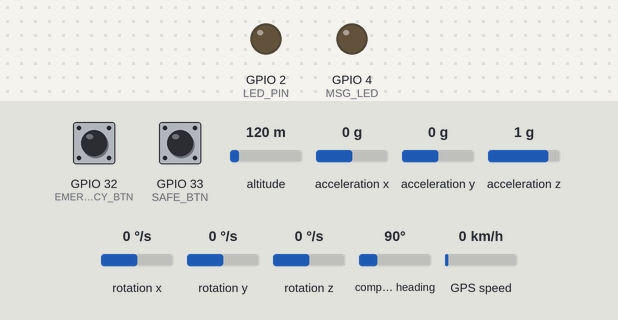
Bench run of a sketch on a simulated ESP32. Parts: output pins drawn as LEDs (lit = HIGH). The test bench sets the inputs (shaded band); at power-on: GPIO 33 (SAFE_BTN) HIGH, GPIO 32 (EMERGENCY_BTN) HIGH, altitude 120 m, acceleration x 0 g, acceleration y 0 g, acceleration z 1 g, rotation x 0 °/s, rotation y 0 °/s, rotation z 0 °/s, compass heading 90°, GPS speed 0 km/h. The GPS gets a fix after 3 s at 37.7749, -122.4194 with 8 satellites; the modem accepts every AT command (registered, SIM ready, sends succeed) and sends nothing else; what the sketch prints to the serial monitor is not drawn.

Above: at 9.2 s.
9.3 s: GPIO 33 (SAFE_BTN) pulled LOW for 1 s
At 13.2 s:
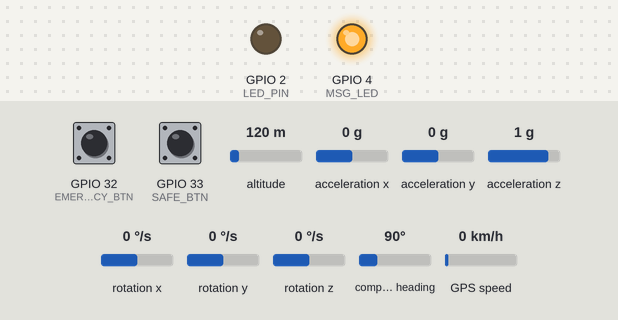
Timing chart, 0 to 15.3 s (numbered marks = the images above; inputs shaded):
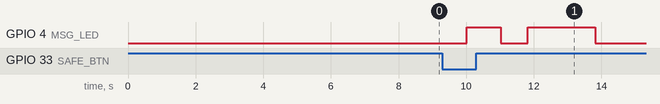

The sketch:

Appendix_A.ino
```cpp
/*
 * APPENDIX A
 * GSM & GPS-Based Emergency Alert System
 * (SMS and Call Module)
 *
 * Project: Personal Safety Device for Women
 * Author: Azmath Tabassum | Contributing Member: Khatija Mahveen
 * Note: This is a collaborative Master's project. The core design was led by the primary author.
 */

#include <TinyGPS++.h>
#include <Wire.h>
#include <MPU6050.h>

// ---------------- UARTS ----------------
HardwareSerial sim(1);   // UART1 (GSM Module)
HardwareSerial gps(2);   // UART2 (GPS Module)
TinyGPSPlus gpsData;     // GPS data parser
MPU6050 mpu;             // Accelerometer/Gyroscope

// ---------------- SETTINGS ----------------
// TODO: Replace with the actual emergency contact number before deployment.
String phoneNumber = "+91XXXXXXXXXX";
#define EMERGENCY_BTN 32
#define SAFE_BTN 33
#define LED_PIN 2
#define MSG_LED 4

unsigned long lastTriggerTime = 0;
const unsigned long cooldown = 10000; // 10-second cooldown between alerts

// MPU6050 Fall Detection Settings
unsigned long lastFallTime = 0;
float FALL_THRESHOLD = 3.0; // g-force threshold for fall detection

// ------------------------------------------------
void setup()
{
  Serial.begin(115200);
  sim.begin(9600, SERIAL_8N1, 26, 27); // GSM: RX=26, TX=27
  gps.begin(9600, SERIAL_8N1, 16, 17); // GPS: RX=16, TX=17

  pinMode(EMERGENCY_BTN, INPUT_PULLUP);
  pinMode(SAFE_BTN, INPUT_PULLUP);
  pinMode(LED_PIN, OUTPUT);
  pinMode(MSG_LED, OUTPUT);

  Wire.begin(21, 22); // I2C for MPU6050
  mpu.initialize();
  Serial.println(mpu.testConnection() ? "MPU6050 OK" : "MPU6050 FAIL");

  // Initialize GSM Module
  delay(5000);
  sim.println("AT");      // Handshake
  delay(1000);
  sim.println("ATE0");    // Echo off
  delay(1000);
  sim.println("AT+CMGF=1"); // Set SMS mode to text
  delay(1000);

  Serial.println("ESP32 WOMEN SAFETY DEVICE READY");
}

// ------------------------------------------------
void loop()
{
  updateGPS(); // Continuously read GPS data

  // Manual Emergency Trigger
  if (digitalRead(EMERGENCY_BTN) == LOW)
  {
    if (millis() - lastTriggerTime > cooldown)
    {
      lastTriggerTime = millis();
      triggerEmergency(" EMERGENCY BUTTON PRESSED!");
    }
  }

  // Safe Button to send "I am safe" SMS
  if (digitalRead(SAFE_BTN) == LOW)
  {
    if (millis() - lastTriggerTime > cooldown)
    {
      lastTriggerTime = millis();
      sendSafeSMS();
    }
  }

  checkFallDetection(); // Continuously monitor for falls
}

// ------------------------------------------------
void updateGPS()
{
  while (gps.available())
  {
    gpsData.encode(gps.read());
  }
}

// ------------------------------------------------
void checkFallDetection()
{
  int16_t ax, ay, az;
  mpu.getAcceleration(&ax, &ay, &az);

  // Convert raw values to g-force
  float x = ax / 16384.0;
  float y = ay / 16384.0;
  float z = az / 16384.0;
  float totalAcc = sqrt(x * x + y * y + z * z);

  // Detect sudden high acceleration (indicative of a fall)
  if (totalAcc > FALL_THRESHOLD)
  {
    if (millis() - lastFallTime > cooldown)
    {
      lastFallTime = millis();
      triggerEmergency("⚠ FALL DETECTED – POSSIBLE INJURY!");
    }
  }
}

// ------------------------------------------------
void triggerEmergency(String reason)
{
  digitalWrite(LED_PIN, HIGH);
  digitalWrite(MSG_LED, HIGH);
  Serial.println(reason);
  makeCall();      // Call emergency contact
  sendSMS(reason); // Send SMS with GPS location
  digitalWrite(MSG_LED, LOW);
  digitalWrite(LED_PIN, LOW);
}

// ------------------------------------------------
void makeCall()
{
  sim.print("ATD");
  sim.print(phoneNumber);
  sim.println(";");
  delay(20000); // Wait for call to connect/ring
  sim.println("ATH"); // Hang up
}

// ------------------------------------------------
void sendSafeSMS()
{
  digitalWrite(MSG_LED, HIGH); // SMS sent indication
  delay(1000);
  digitalWrite(MSG_LED, LOW); // reset LED

  sim.print("AT+CMGS=\"");
  sim.print(phoneNumber);
  sim.println("\"");
  delay(500);
  sim.print(" I AM SAFE NOW.\nSituation under control.");
  delay(300);
  sim.write(26); // Ctrl+Z to send SMS

  digitalWrite(MSG_LED, HIGH); // SMS sent indication
  delay(2000);
  digitalWrite(MSG_LED, LOW);

  Serial.println("SAFE SMS SENT");
}

// ------------------------------------------------
void sendSMS(String title)
{
  String message;

  if (gpsData.location.isValid())
  {
    float lat = gpsData.location.lat();
    float lon = gpsData.location.lng();
    message = title + "\n\nLocation:\n";
    message += "Lat: " + String(lat, 6) + "\n";
    message += "Lon: " + String(lon, 6) + "\n";
    message += "Map:\nhttps://maps.google.com/?q=";
    message += String(lat, 6) + "," + String(lon, 6);
  }
  else
  {
    message = title + "\nGPS FIX NOT READY";
  }

  sim.print("AT+CMGS=\"");
  sim.print(phoneNumber);
  sim.println("\"");
  delay(500);
  sim.print(message);
  delay(300);
  sim.write(26); // Ctrl+Z to send SMS

  Serial.println("EMERGENCY SMS SENT");
}
```

Measured:
- after the input at 9.3 s, GPIO 4 (MSG_LED): LOW → HIGH after 0.72 s, → LOW 1.0 s later, → HIGH 0.80 s later, → LOW 2.0 s later
